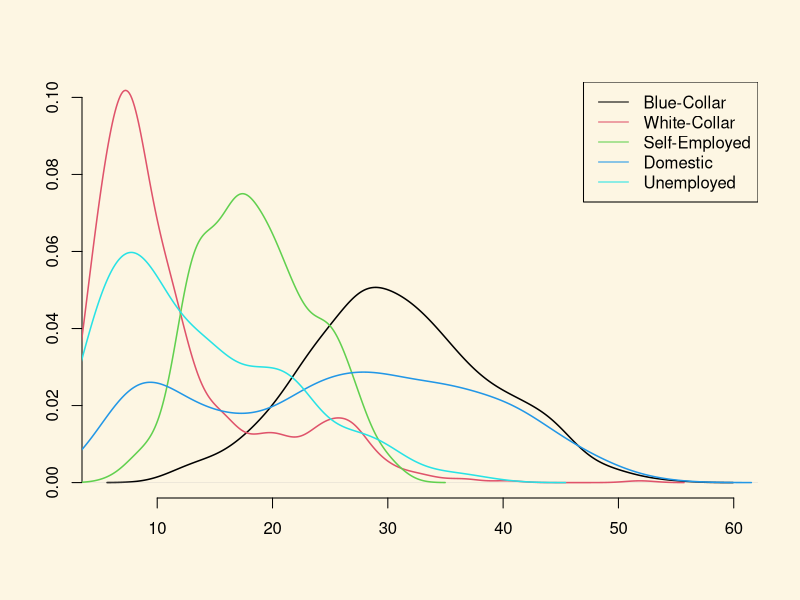

Write R code to recreate this figure.
## ---- chunk 1
par(bg = '#fdf6e3')
## ---- chunk 2
# set random number generator
set.seed(123456)

# fair die
die1 <- as.integer(runif(25, min = 1, max = 7))
# loaded die

die2 <- as.integer(rnorm(25, mean = 5, sd = 1.5))
die2[which(die2 < 0)] <- 0
die2[which(die2 > 6)] <- 6

# tables of proportions in each category for both dice
table(die1) / sum(table(die1))
table(die2) / sum(table(die2))

# check whether difference in means is detectable or not
t.test(die1, die2)
## ---- chunk 3
# set random number generator
set.seed(123456)

# fair die
die1 <- as.integer(runif(1000, min = 1, max = 7))
# loaded die

die2 <- as.integer(rnorm(1000, mean = 5, sd = 1.5))
die2[which(die2 < 0)] <- 0
die2[which(die2 > 6)] <- 6

# tables of proportions in each category for both dice
table(die1) / sum(table(die1))
table(die2) / sum(table(die2))

# check whether difference in means is detectable or not
t.test(die1, die2)
## ---- chunk 4
df <- read.csv("who_voted_nazi_in_1932.csv")
## ---- chunk 5
# self-employed
mean(df$shareself)
# blue-collar
mean(df$shareblue)
# white-collar
mean(df$sharewhite)
# domestically employed
mean(df$sharedomestic)
# unemployed
mean(df$shareunemployed)

# illustrate distributions
plot(density(df$shareblue), 
     main ="", 
     xlab="", 
     ylab="", 
     ylim = c(0, 0.1),
     bty = "n",
     lwd = 1.5)
lines(density(df$sharewhite), col = 2, lwd = 1.5)
lines(density(df$shareself), col = 3, lwd = 1.5)
lines(density(df$sharedomestic), col = 4, lwd = 1.5)
lines(density(df$shareunemployed), col = 5, lwd = 1.5)
legend("topright", col = c(1,2,3,4,5), lty = "solid",
       c("Blue-Collar", "White-Collar", "Self-Employed",
         "Domestic", "Unemployed"))
## ---- chunk 6
# many blue-collar workers
share.in.blue.high <- mean(df$sharenazis[ df$shareblue > mean(df$shareblue) ])
share.in.blue.high

# fewer blue-collar workers
share.in.blue.low <- mean(df$sharenazis[ df$shareblue < mean(df$shareblue) ])
share.in.blue.low
## ---- chunk 7
# ci blue-collar workers high
se.blue.high <- sd(df$sharenazis[ df$shareblue > mean(df$shareblue) ]) / 
  sqrt( length(df$sharenazis[ df$shareblue > mean(df$shareblue) ]) )

# lower bound
share.in.blue.high - 1.96 * se.blue.high
# upper bound
share.in.blue.high + 1.96 * se.blue.high


# ci blue-collar workers low
se.blue.high <- sd(df$sharenazis[ df$shareblue < mean(df$shareblue) ]) / 
  sqrt( length(df$sharenazis[ df$shareblue < mean(df$shareblue) ]) )

# lower bound
share.in.blue.high - 1.96 * se.blue.high
# upper bound
share.in.blue.high + 1.96 * se.blue.high
## ---- chunk 8
# t-test for difference in means
t.test(df$sharenazis[ df$shareblue > mean(df$shareblue) ],
       df$sharenazis[ df$shareblue < mean(df$shareblue) ])
## ---- chunk 9
# standard error of the difference in means
se.fd <- sqrt(  (var(df$sharenazis[ df$shareblue > mean(df$shareblue)]) / 
                   length(df$sharenazis[ df$shareblue > mean(df$shareblue)])) +
                  (var(df$sharenazis[ df$shareblue < mean(df$shareblue)]) / 
                     length(df$sharenazis[ df$shareblue < mean(df$shareblue)])))

# t value
t.val <- (share.in.blue.high - share.in.blue.low) / se.fd

# p value
(1- pnorm(t.val))*2
## ---- chunk 10
# clear workspace
rm(list=ls())

# re-load data
df <- read.csv("who_voted_nazi_in_1932.csv")

# vector nazi vote share in places where white-collar workers was above the mean
n.share.high.wc <- df$sharenazis[ df$sharewhite > mean(df$sharewhite) ]

# vector nazi vote share in places where white-collar workers was below the mean
n.share.low.wc <- df$sharenazis[ df$sharewhite < mean(df$sharewhite) ]

# high white-collar group mean
mean(n.share.high.wc)

# low white-collar group mean
mean(n.share.low.wc)
## ---- chunk 11
# number of districts with high white-collar share
num.high.wc <- length(n.share.high.wc)

# standard error for high group
se.high.wc <- sd(n.share.high.wc) / sqrt(num.high.wc)

# lower bound
mean(n.share.high.wc) - 1.96 * se.high.wc

# upper bound
mean(n.share.high.wc) + 1.96 * se.high.wc
## ---- chunk 12
# number of districts with low white-collar share
num.low.wc <- length(n.share.low.wc)

# standard error for low group
se.low.wc <- sd(n.share.low.wc) / sqrt(num.low.wc)

# lower bound
mean(n.share.low.wc) - 1.96 * se.low.wc

# upper bound
mean(n.share.low.wc) + 1.96 * se.low.wc
## ---- chunk 13
t.test(n.share.high.wc, n.share.low.wc)
## ---- chunk 14
# variance in high white-collar group
var.high.wc <- var(n.share.high.wc)

# variance in low white-collar group
var.low.wc <- var(n.share.low.wc)


# standard error of the difference in means
se.fd <- sqrt( ((var.high.wc/num.high.wc) + (var.low.wc/num.low.wc))   )

# t value
t.val <- (mean(n.share.high.wc) - mean(n.share.low.wc)) / se.fd

# p value
pnorm(t.val) * 2
